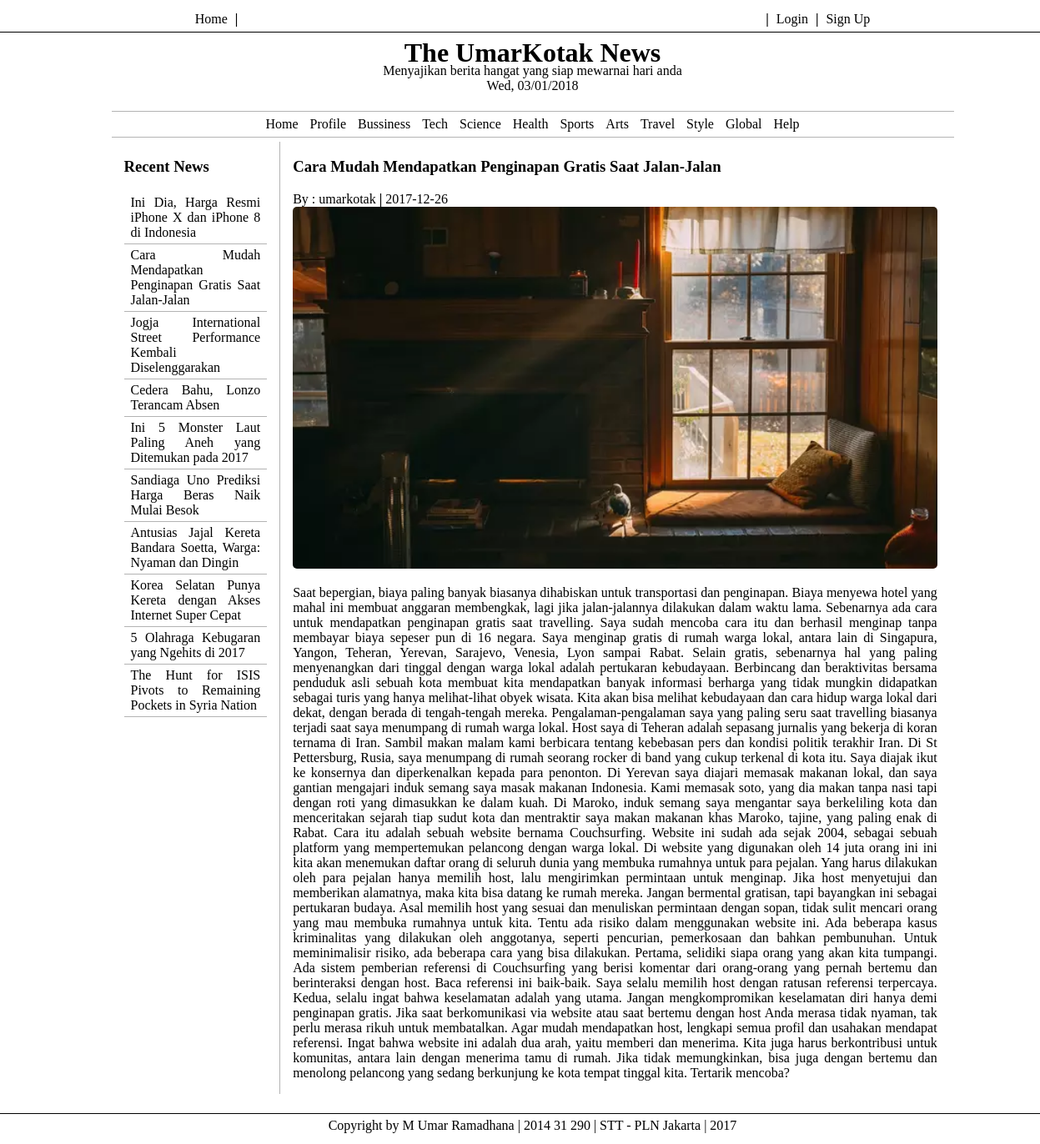
The page /?page=home&id=19 on the database its author committed.
### tables this page shows
CREATE TABLE `news` (
  `id` int(11) NOT NULL,
  `title` varchar(150) NOT NULL,
  `content` text NOT NULL,
  `image_url` varchar(150) NOT NULL,
  `author` varchar(50) NOT NULL,
  `date_created` date NOT NULL,
  `category` varchar(75) NOT NULL
);

### models/new.php (called while the page is built)
<?php include "connection.php"; ?>
<?php
$id = $_GET['id'];
$query = $conn->prepare("SELECT * FROM news WHERE id = '$id'");
$query->execute();
$news = $query->fetchAll();
?>

### view/side-menu.php (the view)
<?php include "models/connection.php"; ?>
<?php
$query = $conn->prepare("SELECT * FROM news ORDER BY id DESC LIMIT 0, 10");
$query->execute();
$news = $query->fetchAll();
?>
<?php foreach ($news as $new) { ?>
  <div class="border-grey">
    <a href="?page=home&id=<?php echo $new['id']; ?>"><p style="text-align: justify;" class="margin-3">
      <?php echo $new['title']; ?>
    </p></a>
  </div>
<?php } ?>

### view/new.php
<?php
if (isset($_GET['id'])) {
  include "models/new.php";
} else {
  header("location: ?page=home");
}
?>
<?php foreach ($news as $new) { ?>
<h3><?php echo $new['title']; ?></h3>
By : <?php echo $new['author']; ?> <b> | </b>
<?php echo $new['date_created']; ?>
<img src="<?php echo $new['image_url'] ?>" style="width: 100%; border-radius: 5px;">
<p style="text-align: justify;">
  <?php echo $new['content']; ?>
</p>
<?php } ?>

### style/style.css (style rules this page uses)
.border-grey { border-bottom: 1px solid #b3b3b3; }
.margin-3 { margin: 3px; }
a:link, a:visited { color: black ; padding: 1px 5px; text-align: center; text-decoration: none; display: inline-block; }

### rows shown on the page
news: title "Ini Dia, Harga Resmi iPhone X dan iPhone 8 di Indonesia"
news: title "Cara Mudah Mendapatkan Penginapan Gratis Saat Jalan-Jalan", author "umarkotak", date_created "2017-12-26", image_url (picture), content "Saat bepergian, biaya paling banyak biasanya dihabiskan untuk transportasi dan penginapan. Biaya menyewa hotel yang mahal ini membuat anggaran membengkak, lagi jika jalan-jalannya dilakukan dalam waktu lama. Sebenarnya ada cara untuk mendapatkan penginapan gratis saat travelling. Saya sudah mencoba cara itu dan berhasil menginap tanpa membayar biaya sepeser pun di 16 negara. Saya menginap gratis di rumah warga lokal, antara lain di Singapura, Yangon, Teheran, Yerevan, Sarajevo, Venesia, Lyon sampai Rabat. Selain gratis, sebenarnya hal yang paling menyenangkan dari tinggal dengan warga lokal adalah pertukaran kebudayaan. Berbincang dan beraktivitas bersama penduduk asli sebuah kota membuat…"
news: title "Jogja International Street Performance Kembali Diselenggarakan"
news: title "Cedera Bahu, Lonzo Terancam Absen"
news: title "Ini 5 Monster Laut Paling Aneh yang Ditemukan pada 2017"
news: title "Sandiaga Uno Prediksi Harga Beras Naik Mulai Besok"
news: title "Antusias Jajal Kereta Bandara Soetta, Warga: Nyaman dan Dingin"
news: title "Korea Selatan Punya Kereta dengan Akses Internet Super Cepat"
news: title "5 Olahraga Kebugaran yang Ngehits di 2017"
news: title "The Hunt for ISIS Pivots to Remaining Pockets in Syria Nation"
